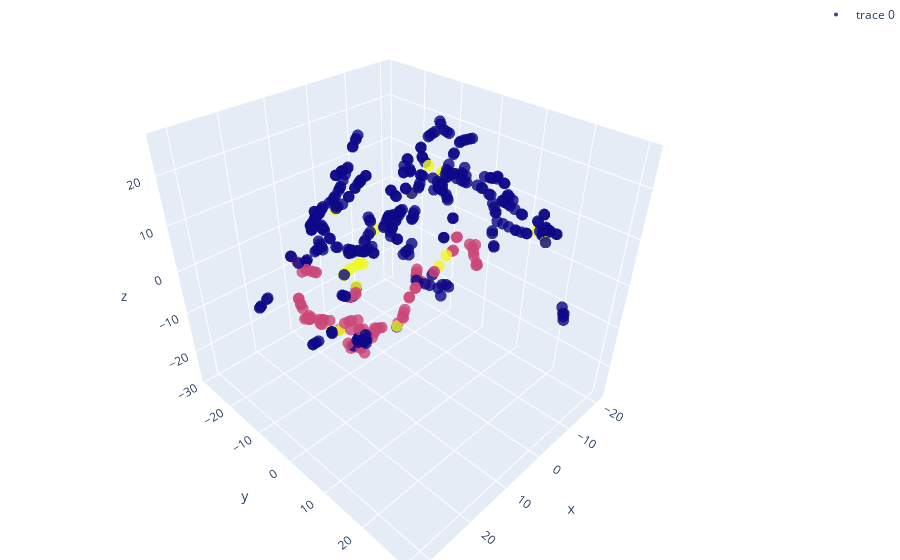

Write notebook code for a chart like this one.
### Code cell
vis_3d_tsne_interactive(
    dataset = 'toy', 
    mode = 'true',
    outlier = 1,
    vis_group = true_group,
    vis_representation = 'grad',
    y = 1,
)

### Figure 1 — Plotly figure (JSON) as saved in the notebook; plotly's stock layout.template omitted (floating-point values rounded to 4 significant figures; data arrays with more than 128 entries replaced by an {"elided": "..."} marker saying what was removed)
{"data": [{"marker": {"color": {"elided": "424 int values"}, "opacity": 0.8, "size": 4}, "mode": "markers", "type": "scatter3d", "x": {"elided": "424 float values"}, "y": {"elided": "424 float values"}, "z": {"elided": "424 float values"}}], "layout": {"margin": {"b": 0, "l": 0, "r": 0, "t": 0}, "showlegend": true}}
